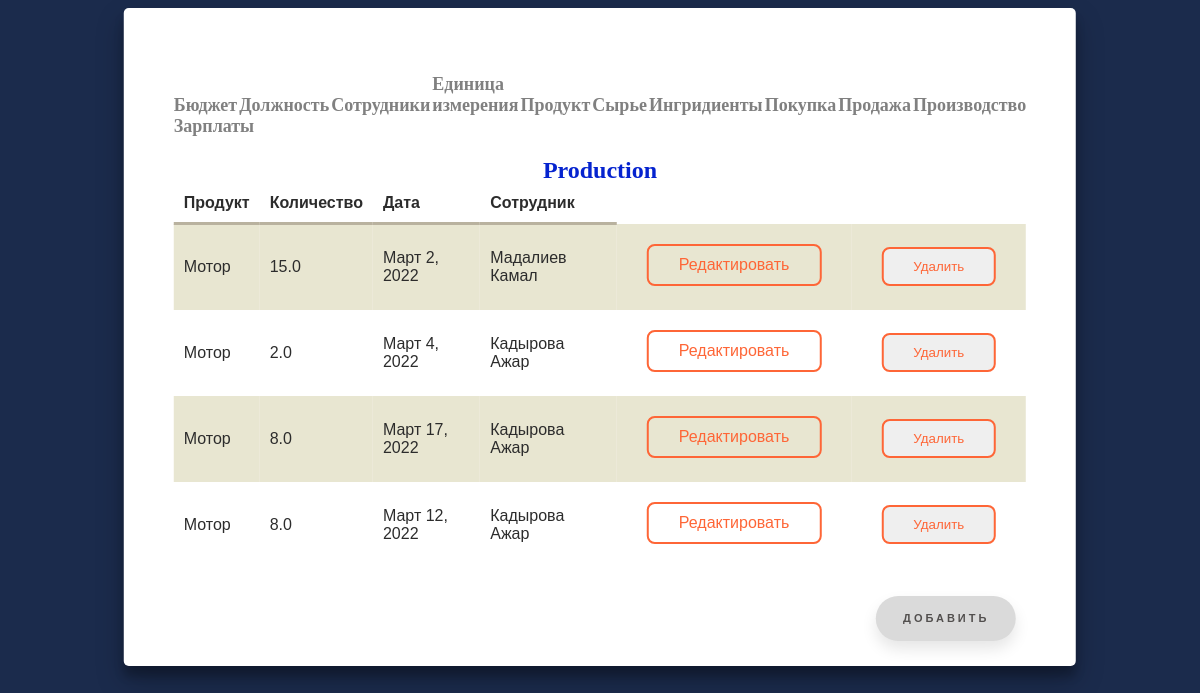
Screenshot of /production with the database file from the repository.
### modul/models.py (models this page shows, shortened)
class Production(models.Model):
    Product = models.ForeignKey(Products,verbose_name="Продукт",null=True,on_delete=models.CASCADE)
    Amount = models.FloatField("Количество",default=0)
    Date = models.DateField("Дата производства")
    Employee = models.ForeignKey(Employees,verbose_name="Сотрудник",null=True,on_delete=models.SET_NULL)
    class Meta:
        verbose_name = 'Производство'
        verbose_name_plural = 'Производства'

class  Products(models.Model):
    Product = models.CharField("Продукт",max_length=150)
    Unit = models.ForeignKey(Units,verbose_name="Единица измерения",null=True,on_delete=models.SET_NULL)
    Summ = models.FloatField("Сумма",default=0)
    Amount = models.FloatField("Количество",default=0)
    class Meta:
        verbose_name = 'Готовая продукция'
        verbose_name_plural = 'Готовые продукции'

class Employees(models.Model):
    Full_name = models.CharField("ФИО",max_length=225)
    Position = models.ForeignKey(Jobposition,verbose_name = "Должность",null=True,on_delete=models.CASCADE)
    Salary = models.IntegerField("Оклад",default=0)
    Address = models.CharField("Адрес",max_length=150)
    Phone = models.IntegerField("Телефон",default=0)
    class Meta:
        verbose_name = 'Сотрудник'
        verbose_name_plural = 'Сотрудники'

### modul/views.py (the view)
# urls.py: path("production",views.ProdutionView.as_view(), name = 'production'),
class ProdutionView(ListView):
    model = Production
    template_name = 'modul/production.html'
    context_object_name = 'productions'

### modul/templates/modul/production.html (shortened to what this page needs)
{% extends "modul/home.html" %}
{% block content %}
<h2>Production</h2>
    <table cellpadding="4" cellspacing="1">
      <tr>
          <th>Продукт</th>
          <th>Количество</th>
          <th>Дата</th>
          <th>Сотрудник</th>
      </tr>
      {% for production in productions %}
          <tr>
            <td>
                {{ production.Product.Product }}
            </td>
            <td>
                {{ production.Amount }}
            </td>
            <td>
                {{ production.Date }}
            </td>
            <td>
                {{ production.Employee.Full_name }}
            </td>
              <td>
                  <a href="{% url 'productionupdate' production.id %}" class="shine-button">Редактировать</a>
              </td>
              <td>
                  <form id="delete_form" action="{% url 'productiondelete' production.id %}" method="post">
                      <button type="submit" class="shine-button">Удалить</button>
                  </form>
              </td>
          </tr>
          {% endfor %}
  </table><br>
<a href="{% url 'createproduction' %}" class="floating-button">Добавить</a>
{% endblock %}

### static/modul/css/main.css (style rules this page uses)
table { font-family: "Lucida Sans Unicode", "Lucida Grande", Sans-Serif; border-collapse: collapse; color: #2c2c2c; margin: auto; }
th { border-bottom: 3px solid #B9B29F; padding: 10px; text-align: left; }
td { padding: 10px; }
tr:nth-child(odd) { background: white; }
tr:nth-child(even) { background: #E8E6D1; }
.tabs h2 { text-align: center; font-family: "Montserrat"; color: #0523cf; font-weight: bold; padding: 10px 0 0 0; margin: 0; }
.shine-button { text-decoration: none; display: inline-block; padding: 10px 30px; margin: 10px 20px; position: relative; overflow: hidden; border: 2px solid #fe6637; border-radius: 8px; font-family: 'Montserrat', sans-serif; color: #fe6637; transition: .2s ease-in-out; }
.shine-button:before { content: ""; background: linear-gradient(90deg, rgba(255, 255, 255, .1), rgba(255, 255, 255, .5)); height: 50px; width: 50px; position: absolute; top: -8px; left: -75px; transform: skewX(-45deg); }
.floating-button { text-decoration: none; display: inline-block; width: 140px; height: 45px; line-height: 45px; border-radius: 45px; margin: 10px 20px; font-family: 'Montserrat', sans-serif; font-size: 11px; text-transform: uppercase; text-align: center; letter-spacing: 3px; font-weight: 600; color: #524f4e; background: rgb(218, 218, 218); box-shadow: 0 8px 15px rgba(0, 0, 0, .1); transition: .3s; position: absolute; right: 0; margin-right: 60px; }

### rows the page displays
Production: Product.Product "Мотор", Amount "15.0", Date "Март 2, 2022", Employee.Full_name "Мадалиев Камал"
Production: Product.Product "Мотор", Amount "2.0", Date "Март 4, 2022", Employee.Full_name "Кадырова Ажар"
Production: Product.Product "Мотор", Amount "8.0", Date "Март 17, 2022", Employee.Full_name "Кадырова Ажар"
Production: Product.Product "Мотор", Amount "8.0", Date "Март 12, 2022", Employee.Full_name "Кадырова Ажар"
